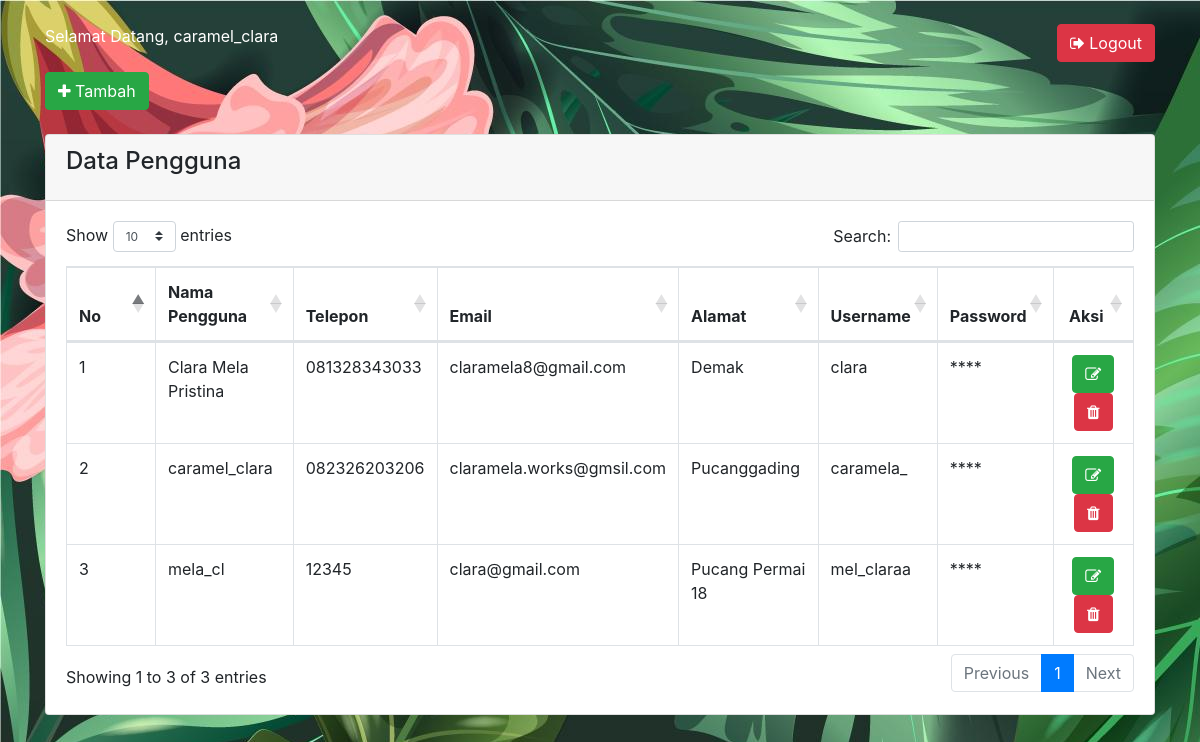
Page /index.php (signed in) on the committed database.
### tables this page shows
CREATE TABLE `tbl_user` (
  `id_login` int(11) NOT NULL,
  `username` varchar(255) NOT NULL,
  `password` varchar(255) NOT NULL,
  `nama_pengguna` varchar(255) NOT NULL,
  `telepon` varchar(15) NOT NULL,
  `email` varchar(255) NOT NULL,
  `alamat` text NOT NULL
);

### proses/panggil.php (called while the page is built, shortened)
<?php
    include 'prosescrud.php';
    $db = new Koneksi();
    $koneksi =  $db->DBConnect();
    $proses = new prosesCrud($koneksi);
    $id = $_SESSION['ADMIN']['id_login'];
    $sesi = $proses->tampil_data_id('tbl_user','id_login',$id);
?>

### proses/prosescrud.php (called while the page is built, shortened)
<?php
class prosesCrud {
    protected $db;
    function __construct($db){
        $this->db = $db;
    }
    function tampil_data($tabel)
    {
        $row = $this->db->prepare("SELECT * FROM $tabel");
        $row->execute();
        return $hasil = $row->fetchAll();
    }
    function tampil_data_id($tabel,$where,$id)
    {
        $row = $this->db->prepare("SELECT * FROM $tabel WHERE $where = ?");
        $row->execute(array($id));
        return $hasil = $row->fetch();
    }
}

### index.php (the view, shortened to what this page needs)
<?php
    require 'proses/panggil.php';
?>
<!DOCTYPE HTML>
<html>
	<head>
        <link rel="stylesheet" href="https://cdnjs.cloudflare.com/ajax/libs/twitter-bootstrap/4.1.3/css/bootstrap.css">
        <link rel="stylesheet" href="https://cdn.datatables.net/1.10.19/css/dataTables.bootstrap4.min.css" />
        <link rel="stylesheet" href="https://stackpath.bootstrapcdn.com/font-awesome/4.7.0/css/font-awesome.min.css">
	</head>
    <body style="background-image:url('1.jpg');">
		<div class="container">
			<div class="row">
				<div class="col-lg-12">
                    <?php if(!empty($_SESSION['ADMIN'])){?>
                    <br/>
                    <span style="color:#fff";>Selamat Datang, <?php echo $sesi['nama_pengguna'];?></span>
                    <a href="logout.php" class="btn btn-danger btn-md float-right"><span class="fa fa-sign-out"></span> Logout</a>
                    <br/><br/>
                    <a href="tambah.php" class="btn btn-success btn-md"><span class="fa fa-plus"></span> Tambah</a>
                    <br/><br/>
                    <div class="card">
                        <div class="card-header">
                            <h4 class="card-title">Data Pengguna</h4>
                        </div>
                        <div class="card-body">
                            <table class="table table-hover table-bordered" id="mytable" style="margin-top: 10px">
                                <thead>
                                    <tr>
                                        <th width="50px">No</th>
                                        <th>Nama Pengguna</th>
                                        <th>Telepon</th>
                                        <th>Email</th>
                                        <th>Alamat</th>
                                        <th>Username</th>
                                        <th>Password</th>
                                        <th style="text-align: center;">Aksi</th>
                                    </tr>
                                </thead>
                                <tbody>
                                <?php
                                    $no=1;
                                    $hasil = $proses->tampil_data('tbl_user');
                                    foreach($hasil as $isi){
                                ?>
                                    <tr>
                                        <td><?php echo $no; ?></td>
                                        <td><?php echo $isi['nama_pengguna']?></td>
                                        <td><?php echo $isi['telepon'];?></td>
                                        <td><?php echo $isi['email'];?></td>
                                        <td><?php echo $isi['alamat'];?></td>
                                        <td><?php echo $isi['username'];?></td>
                                        <td>****</td>
                                        <td style="text-align: center;">
                                            <a href="edit.php?id=<?php echo $isi['id_login'];?>" class="btn btn-success btn-md">
                                            <span class="fa fa-edit"></span></a>
                                            <a onclick="return confirm('Apakah kamu yakin data akan di hapus?')" href="proses/crud.php?aksi=hapus&hapusid=<?php echo $isi['id_login'];?>"
                                            class="btn btn-danger btn-md"><span class="fa fa-trash"></span></a>
                                        </td>
                                    </tr>
                                <?php
                                    $no++;
                                    }
                                ?>
                                </tbody>
                            </table>
                        </div>
                    </div>
                    <?php }?>
			    </div>
			</div>
		</div>
	</body>
</html>

### rows in the picture
tbl_user: nama_pengguna "caramel_clara", telepon "082326203206", email "claramela.works@gmsil.com", alamat "Pucanggading", username "caramela_"
tbl_user: nama_pengguna "Clara Mela Pristina", telepon "081328343033", email "claramela8@gmail.com", alamat "Demak", username "clara"
tbl_user: nama_pengguna "mela_cl", telepon "12345", email "clara@gmail.com", alamat "Pucang Permai 18", username "mel_claraa"
